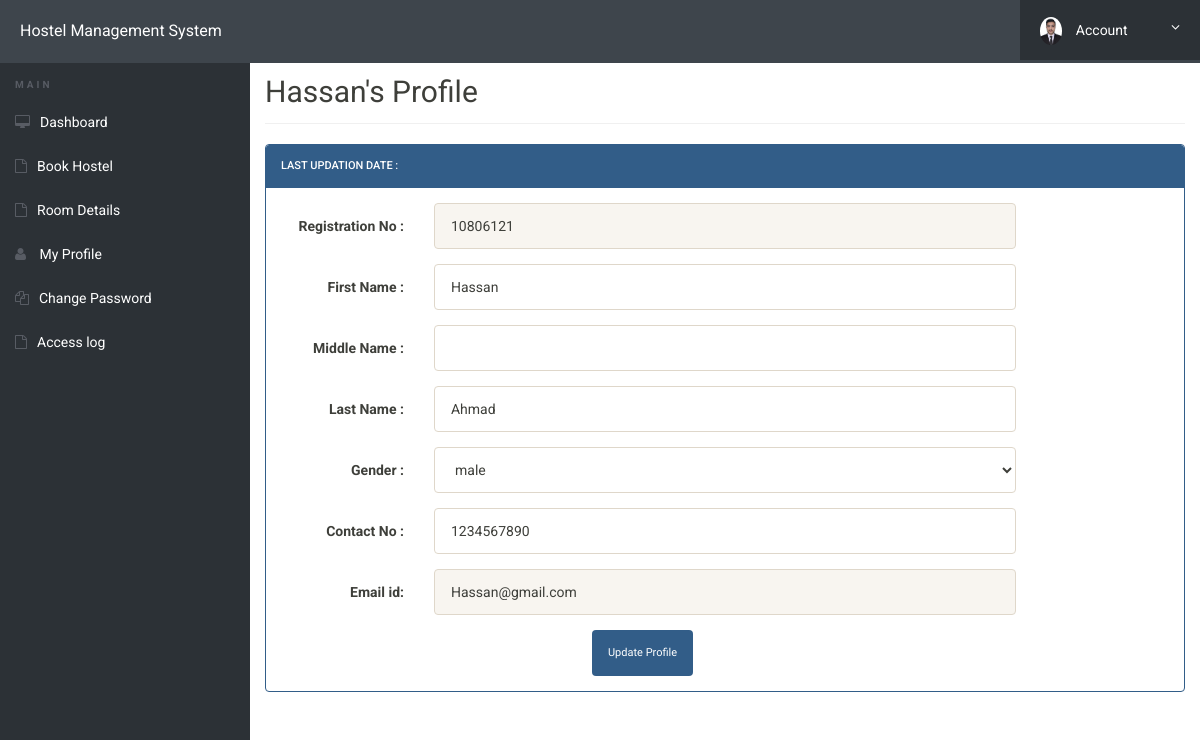
Page /my-profile.php (signed in) on the committed database.
### tables this page shows
CREATE TABLE `userregistration` (
  `id` int(11) NOT NULL,
  `regNo` varchar(255) DEFAULT NULL,
  `firstName` varchar(255) DEFAULT NULL,
  `middleName` varchar(255) DEFAULT NULL,
  `lastName` varchar(255) DEFAULT NULL,
  `gender` varchar(255) DEFAULT NULL,
  `contactNo` bigint(20) DEFAULT NULL,
  `email` varchar(255) DEFAULT NULL,
  `password` varchar(255) DEFAULT NULL,
  `regDate` timestamp NULL DEFAULT current_timestamp(),
  `updationDate` varchar(45) DEFAULT NULL,
  `passUdateDate` varchar(45) DEFAULT NULL
);

### my-profile.php (the view, shortened to what this page needs)
<?php
include('includes/config.php');
?>
<!doctype html>
<html lang="en" class="no-js">
<head>
	<link rel="stylesheet" href="css/font-awesome.min.css">
	<link rel="stylesheet" href="css/bootstrap.min.css">
	<link rel="stylesheet" href="css/dataTables.bootstrap.min.css">>
	<link rel="stylesheet" href="css/bootstrap-social.css">
	<link rel="stylesheet" href="css/bootstrap-select.css">
	<link rel="stylesheet" href="css/fileinput.min.css">
	<link rel="stylesheet" href="css/awesome-bootstrap-checkbox.css">
	<link rel="stylesheet" href="css/style.css">
</head>
<body>
	<?php include('includes/header.php');?>
	<div class="ts-main-content">
		<?php include('includes/sidebar.php');?>
		<div class="content-wrapper">
			<div class="container-fluid">
	<?php
$aid=$_SESSION['id'];
	$ret="select * from userregistration where id=?";
		$stmt= $mysqli->prepare($ret) ;
	 $stmt->bind_param('i',$aid);
	 $stmt->execute() ;
	 $res=$stmt->get_result();
	   while($row=$res->fetch_object())
	  {
	  	?>
				<div class="row">
					<div class="col-md-12">
						<h2 class="page-title"><?php echo $row->firstName;?>'s&nbsp;Profile </h2>
						<div class="row">
							<div class="col-md-12">
								<div class="panel panel-primary">
									<div class="panel-heading">
Last Updation date : &nbsp; <?php echo $row->updationDate;?>
</div>
<div class="panel-body">
<form method="post" action="" name="registration" class="form-horizontal" onSubmit="return valid();">
<div class="form-group">
<label class="col-sm-2 control-label"> Registration No : </label>
<div class="col-sm-8">
<input type="text" name="regno" id="regno"  class="form-control" required="required" value="<?php echo $row->regNo;?>" readonly="true">
</div>
</div>
<div class="form-group">
<label class="col-sm-2 control-label">First Name : </label>
<div class="col-sm-8">
<input type="text" name="fname" id="fname"  class="form-control" value="<?php echo $row->firstName;?>"   required="required" >
</div>
</div>
<div class="form-group">
<label class="col-sm-2 control-label">Middle Name : </label>
<div class="col-sm-8">
<input type="text" name="mname" id="mname"  class="form-control" value="<?php echo $row->middleName;?>"  >
</div>
</div>
<div class="form-group">
<label class="col-sm-2 control-label">Last Name : </label>
<div class="col-sm-8">
<input type="text" name="lname" id="lname"  class="form-control" value="<?php echo $row->lastName;?>" required="required">
</div>
</div>
<div class="form-group">
<label class="col-sm-2 control-label">Gender : </label>
<div class="col-sm-8">
<select name="gender" class="form-control" required="required">
<option value="<?php echo $row->gender;?>"><?php echo $row->gender;?></option>
</select>
</div>
</div>
<div class="form-group">
<label class="col-sm-2 control-label">Contact No : </label>
<div class="col-sm-8">
<input type="text" name="contact" id="contact"  class="form-control" maxlength="10" value="<?php echo $row->contactNo;?>" required="required">
</div>
</div>
<div class="form-group">
<label class="col-sm-2 control-label">Email id: </label>
<div class="col-sm-8">
<input type="email" name="email" id="email"  class="form-control" value="<?php echo $row->email;?>" readonly>
</div>
</div>
<?php } ?>
<div class="col-sm-6 col-sm-offset-4">
<input type="submit" name="update" Value="Update Profile" class="btn btn-primary">
</div>
</form>
									</div>
									</div>
								</div>
							</div>
						</div>
							</div>
						</div>
					</div>
				</div>
</body>
</html>

### css/style.css (style rules this page uses)
html { font-size: 14px; }
@media only screen and (min-width: 480px) { html { font-size: 17px; } }
@media only screen and (min-width: 768px) { html { font-size: 14px; } }
body { font-size: 1em; }
.btn { font-family: 'Oswald', sans-serif; }
.panel { overflow: hidden; }
.btn { text-transform: none; }
.page-title { padding-bottom: 15px; margin-bottom: 20px; border-bottom: 1px solid #f0f0f0; }
.ts-main-content .content-wrapper { padding-top: 15px; margin-top: 20px; }
@media only screen and (min-width: 992px) { .ts-main-content .content-wrapper { margin-left: 250px; } }

### rows in the picture
userregistration: firstName "Hassan", regno "10806121", fname "Hassan", lname "Ahmad", gender "male", contact "1234567890", email "Hassan@gmail.com"
